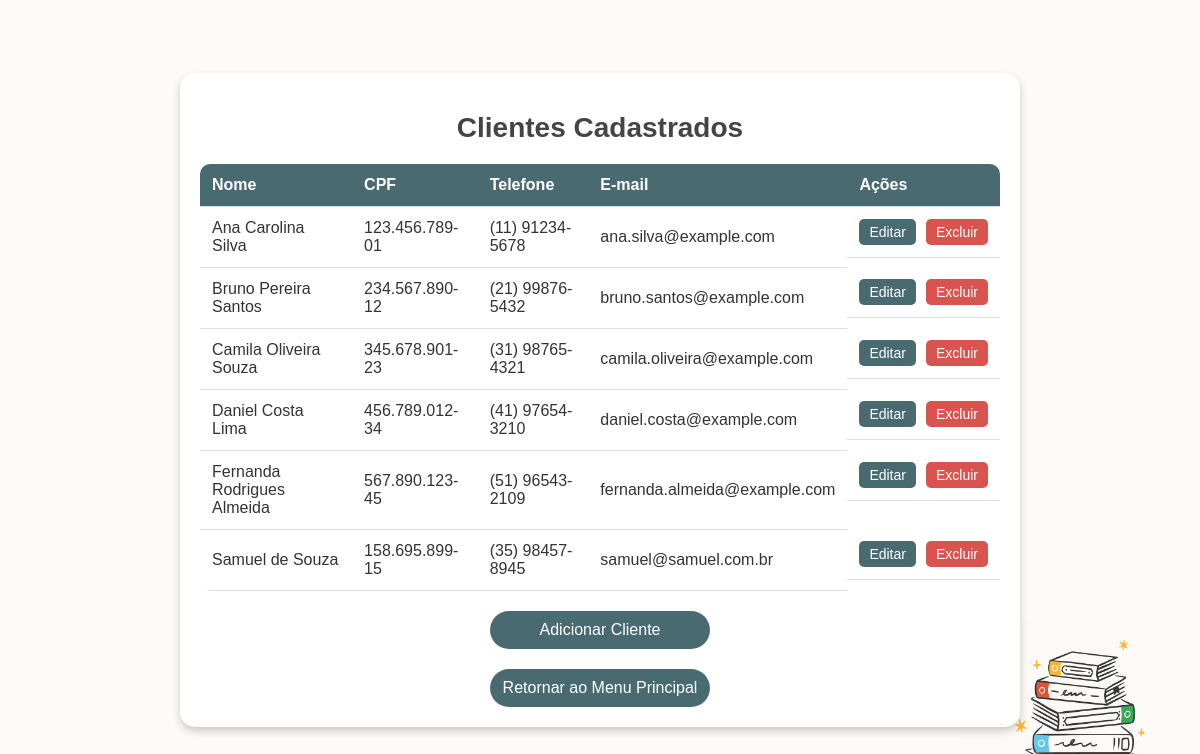
/list_clients, run on an earlier commit of the app's database.
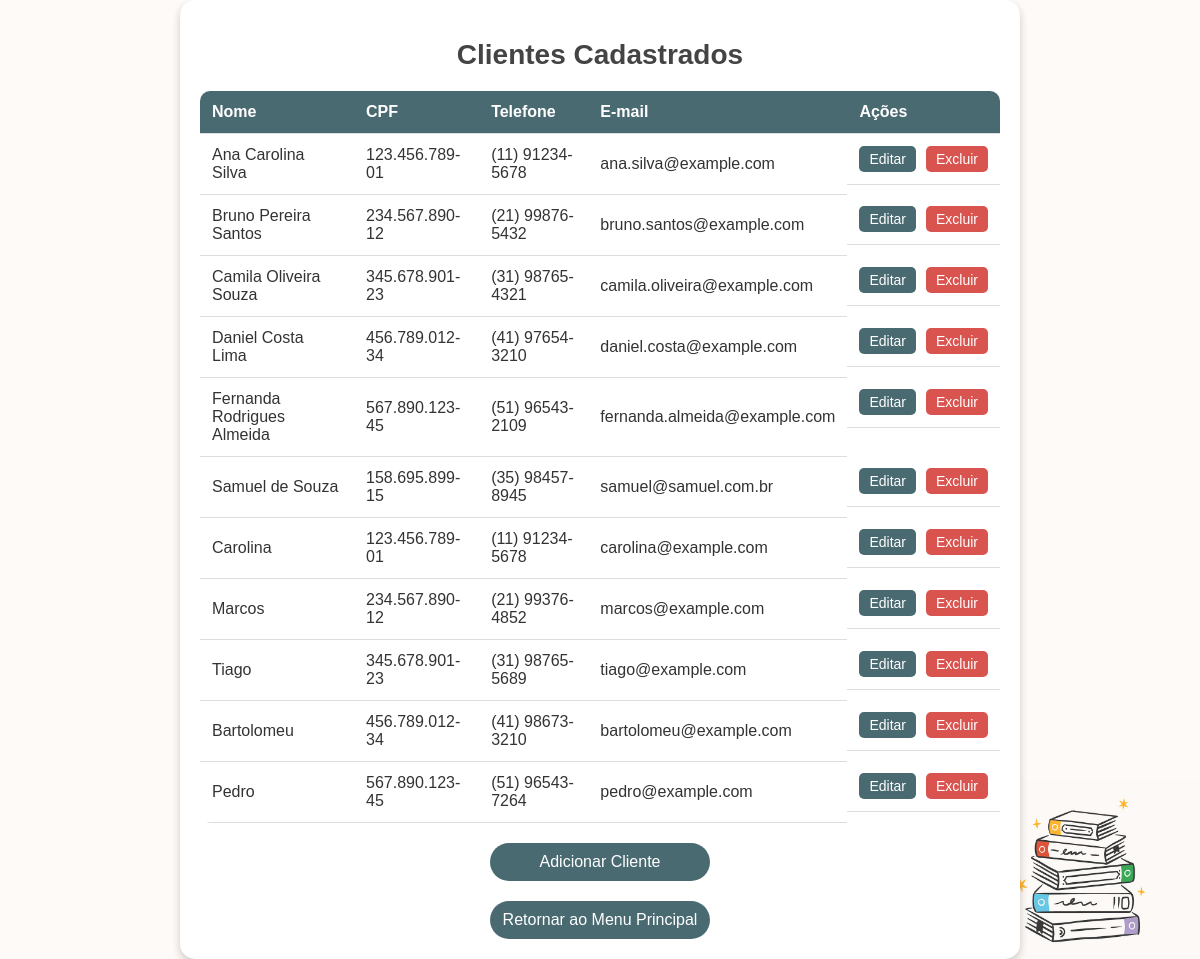
And on a later commit of the database.
### app.py (models this page shows)
class Client(db.Model):
    id = db.Column(db.Integer, primary_key=True)
    name = db.Column(db.String(100), nullable=False)
    cpf = db.Column(db.String(14), nullable=False)
    telefone = db.Column(db.String(15), nullable=True)  # Formato (XX) XXXXX-XXXX
    email = db.Column(db.String(100), nullable=True)

### app.py (the view)
@app.route('/list_clients')
def list_clients():
    clients = Client.query.all()
    return render_template('list_clients.html', clients=clients)

### templates/list_clients.html (shortened to what this page needs)
<!DOCTYPE html>
<html lang="en">
<head>
</head>
<body>
    <div class="container">
        <h1>Clientes Cadastrados</h1>
        <table>
            <thead>
                <tr>
                    <th>Nome</th>
                    <th>CPF</th>
                    <th>Telefone</th>
                    <th>E-mail</th>
                    <th>Ações</th>
                </tr>
            </thead>
            <tbody>
                {% for client in clients %}
                    <tr>
                        <td>{{ client.name }}</td>
                        <td>{{ client.cpf }}</td>
                        <td>{{ client.telefone }}</td>
                        <td>{{ client.email }}</td>
                        <td class="action-buttons">
                            <a href="{{ url_for('edit_client', client_id=client.id) }}"><button>Editar</button></a>
                            <form action="{{ url_for('delete_client', client_id=client.id) }}" method="post" onsubmit="return confirm('Tem certeza que deseja excluir este cliente?');">
                                <button type="submit">Excluir</button>
                            </form>
                        </td>
                    </tr>
                {% endfor %}
            </tbody>
        </table>
        <a href="{{ url_for('add_client') }}" class="add-button">Adicionar Cliente</a>
        <a href="{{ url_for('home') }}" class="return-button">Retornar ao Menu Principal</a>
    </div>
</body>
</html>

What changed in the data, as far as the page shows it:
added Client: name "Carolina", cpf "123.456.789-01", telefone "(11) 91234-5678", email "carolina@example.com"
added Client: name "Marcos", cpf "234.567.890-12", telefone "(21) 99376-4852", email "marcos@example.com"
added Client: name "Tiago", cpf "345.678.901-23", telefone "(31) 98765-5689", email "tiago@example.com"
added Client: name "Bartolomeu", cpf "456.789.012-34", telefone "(41) 98673-3210", email "bartolomeu@example.com"
added Client: name "Pedro", cpf "567.890.123-45", telefone "(51) 96543-7264", email "pedro@example.com"
